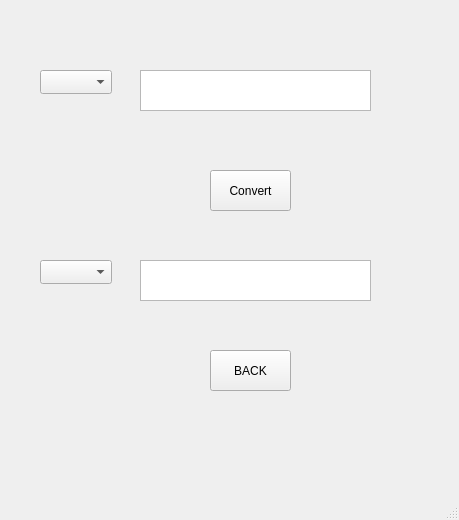
<?xml version="1.0" encoding="UTF-8"?>
<ui version="4.0">
 <class>CurrencyConverterMainWindow</class>
 <widget class="QMainWindow" name="CurrencyConverterMainWindow">
  <property name="geometry">
   <rect>
    <x>0</x>
    <y>0</y>
    <width>459</width>
    <height>520</height>
   </rect>
  </property>
  <property name="windowTitle">
   <string>MainWindow</string>
  </property>
  <widget class="QWidget" name="centralwidget">
   <widget class="QTextEdit" name="uservalue">
    <property name="geometry">
     <rect>
      <x>140</x>
      <y>70</y>
      <width>231</width>
      <height>41</height>
     </rect>
    </property>
   </widget>
   <widget class="QPushButton" name="currencyButton">
    <property name="geometry">
     <rect>
      <x>210</x>
      <y>170</y>
      <width>81</width>
      <height>41</height>
     </rect>
    </property>
    <property name="text">
     <string>Convert</string>
    </property>
   </widget>
   <widget class="QTextEdit" name="useroutput">
    <property name="geometry">
     <rect>
      <x>140</x>
      <y>260</y>
      <width>231</width>
      <height>41</height>
     </rect>
    </property>
    <property name="readOnly">
     <bool>true</bool>
    </property>
    <property name="acceptRichText">
     <bool>true</bool>
    </property>
   </widget>
   <widget class="QPushButton" name="back2">
    <property name="geometry">
     <rect>
      <x>210</x>
      <y>350</y>
      <width>81</width>
      <height>41</height>
     </rect>
    </property>
    <property name="text">
     <string>BACK</string>
    </property>
   </widget>
   <widget class="QComboBox" name="currencyComboBox">
    <property name="geometry">
     <rect>
      <x>40</x>
      <y>70</y>
      <width>72</width>
      <height>24</height>
     </rect>
    </property>
   </widget>
   <widget class="QComboBox" name="currencyComboBox_2">
    <property name="geometry">
     <rect>
      <x>40</x>
      <y>260</y>
      <width>72</width>
      <height>24</height>
     </rect>
    </property>
   </widget>
  </widget>
  <widget class="QMenuBar" name="menubar">
   <property name="geometry">
    <rect>
     <x>0</x>
     <y>0</y>
     <width>459</width>
     <height>21</height>
    </rect>
   </property>
  </widget>
  <widget class="QStatusBar" name="statusbar"/>
 </widget>
 <resources/>
 <connections/>
</ui>
